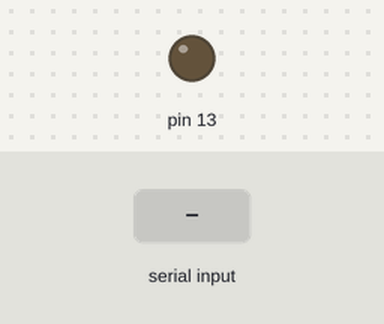
Recording of a sketch running on a simulated Arduino Uno, built with avr-gcc and run on an emulated ATmega328P. Shown: output pins drawn as LEDs (lit = HIGH). The test bench sets the inputs (shaded band).

Above: at 1.2 s.
1.3 s: "1" received over Serial
At 1.7 s:
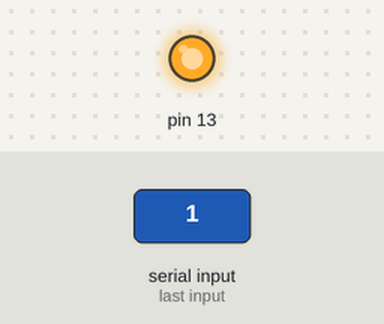
2.8 s: "0" received over Serial
At 4.1 s:
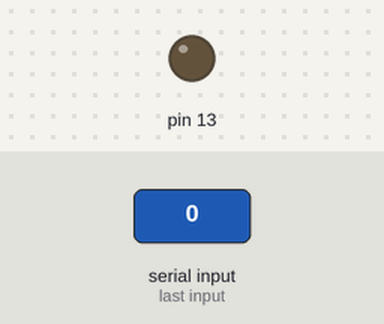
Timing chart, 0 to 5.8 s (numbered marks = the images above; inputs shaded):
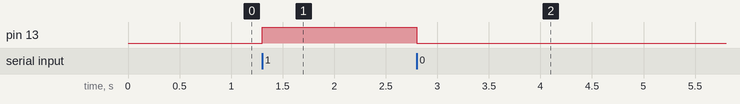

Measured:
- after the input at 1.3 s, pin 13: LOW → HIGH at once
- after the input at 2.8 s, pin 13: HIGH → LOW at once

The sketch:

25_bluetooth_modul.ino
```cpp
char Daten;
char LEDstatus;

void setup() {
  // put your setup code here, to run once:
  Serial.begin(9600);
  pinMode(13, OUTPUT);
}

void loop() {
  // put your main code here, to run repeatedly:
  if(Serial.available())
  {
    Daten=Serial.read();
  }
  if(Daten=='1')
  {
    digitalWrite(13, HIGH);
  }

  if(Daten=='0')
  {
    digitalWrite(13, LOW);
  }
}
```
